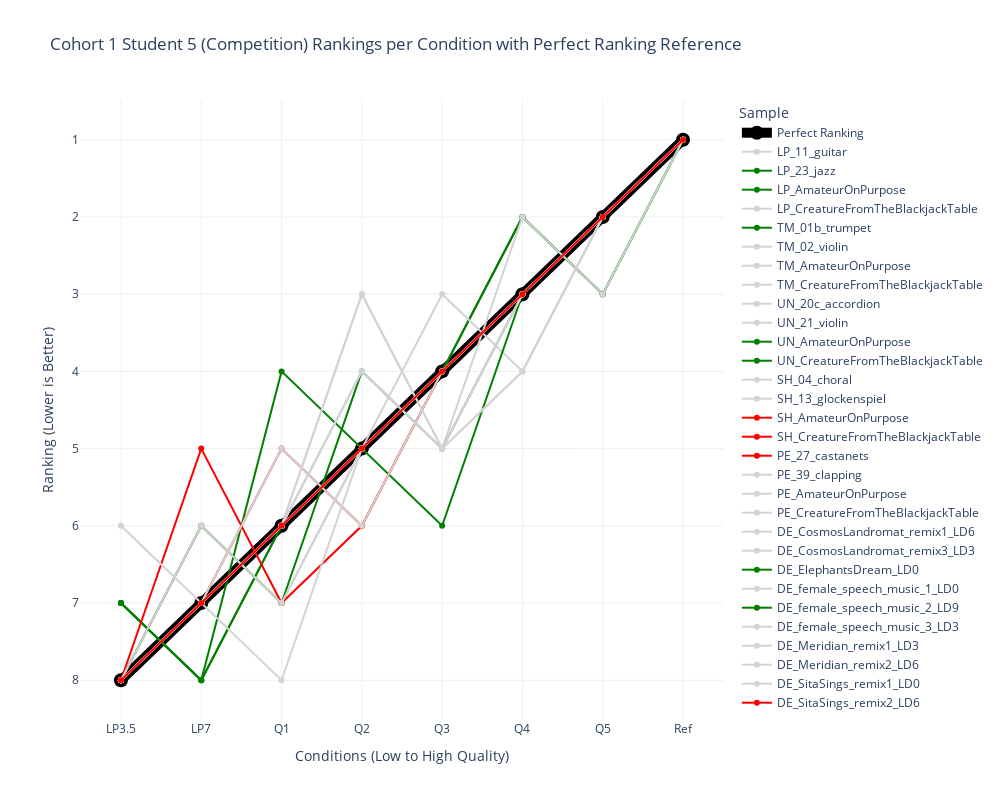

Notebook source saved alongside this figure:
### Code cell
# Spaghetti plot for BSU2_1 rankings

reversed_BSU1_5_rankings = BSU1_5_rankings[:, ::-1]

# Reshape rankings data for Plotly
BSU1_5_rankings_df = pd.DataFrame(reversed_BSU1_5_rankings, columns=conditions)

BSU1_5_rankings_df['Sample'] = items

# Melt dataframe for better visualization
BSU1_5_rankings_df_melted = BSU1_5_rankings_df.melt(id_vars=['Sample'], var_name='Condition', value_name='Ranking')

BSU1_5_rankings_df_melted = pd.concat([perfect_df, BSU1_5_rankings_df_melted])

# Define custom colors
color_map = {
    "Perfect Ranking": "black"
}

# Assign green to easy items
for item in easy_easiest_trials_competition_kmeans:
    color_map[item] = "green"

# Assign red to hard items
for item in hard_hardest_trials_competition_kmeans:
    color_map[item] = "red"

# Assign light grey to all other samples
all_samples = BSU1_5_rankings_df_melted['Sample'].unique()
for item in all_samples:
    if item not in color_map:
        color_map[item] = "lightgrey"

# Create the line plot with custom colors
fig = px.line(BSU1_5_rankings_df_melted, x='Condition', y='Ranking', color='Sample', markers=True,
              title="Cohort 1 Student 5 (Competition) Rankings per Condition with Perfect Ranking Reference",
              labels={"Ranking": "Ranking (Lower is Better)", "Condition": "Conditions (Low to High Quality)"},
              color_discrete_map=color_map,
              template="plotly_white")

# Adjust figure dimensions
fig.update_layout(width=1000, height=800)

# Invert y-axis (lower ranks at top)
fig.update_yaxes(autorange="reversed")

# Modify the "Perfect Ranking" line to be more visible
fig.update_traces(
    selector=dict(name="Perfect Ranking"),
    line=dict(width=10, color='black'),
    marker=dict(size=14, color='black')
)

### Figure 1 — Plotly figure (JSON) as saved in the notebook; plotly's stock layout.template omitted (floating-point values rounded to 4 significant figures)
{"data": [{"hovertemplate": "Sample=Perfect Ranking<br>Conditions (Low to High Quality)=%{x}<br>Ranking (Lower is Better)=%{y}<extra></extra>", "legendgroup": "Perfect Ranking", "line": {"color": "black", "dash": "solid", "width": 10}, "marker": {"color": "black", "size": 14, "symbol": "circle"}, "mode": "lines+markers", "name": "Perfect Ranking", "orientation": "v", "showlegend": true, "type": "scatter", "x": ["LP3.5", "LP7", "Q1", "Q2", "Q3", "Q4", "Q5", "Ref"], "xaxis": "x", "y": [8, 7, 6, 5, 4, 3, 2, 1], "yaxis": "y"}, {"hovertemplate": "Sample=LP_11_guitar<br>Conditions (Low to High Quality)=%{x}<br>Ranking (Lower is Better)=%{y}<extra></extra>", "legendgroup": "LP_11_guitar", "line": {"color": "lightgrey", "dash": "solid"}, "marker": {"symbol": "circle"}, "mode": "lines+markers", "name": "LP_11_guitar", "orientation": "v", "showlegend": true, "type": "scatter", "x": ["LP3.5", "LP7", "Q1", "Q2", "Q3", "Q4", "Q5", "Ref"], "xaxis": "x", "y": [8, 7, 6, 5, 4, 2, 3, 1], "yaxis": "y"}, {"hovertemplate": "Sample=LP_23_jazz<br>Conditions (Low to High Quality)=%{x}<br>Ranking (Lower is Better)=%{y}<extra></extra>", "legendgroup": "LP_23_jazz", "line": {"color": "green", "dash": "solid"}, "marker": {"symbol": "circle"}, "mode": "lines+markers", "name": "LP_23_jazz", "orientation": "v", "showlegend": true, "type": "scatter", "x": ["LP3.5", "LP7", "Q1", "Q2", "Q3", "Q4", "Q5", "Ref"], "xaxis": "x", "y": [8, 7, 6, 5, 4, 2, 3, 1], "yaxis": "y"}, {"hovertemplate": "Sample=LP_AmateurOnPurpose<br>Conditions (Low to High Quality)=%{x}<br>Ranking (Lower is Better)=%{y}<extra></extra>", "legendgroup": "LP_AmateurOnPurpose", "line": {"color": "green", "dash": "solid"}, "marker": {"symbol": "circle"}, "mode": "lines+markers", "name": "LP_AmateurOnPurpose", "orientation": "v", "showlegend": true, "type": "scatter", "x": ["LP3.5", "LP7", "Q1", "Q2", "Q3", "Q4", "Q5", "Ref"], "xaxis": "x", "y": [7, 8, 6, 5, 4, 2, 3, 1], "yaxis": "y"}, {"hovertemplate": "Sample=LP_CreatureFromTheBlackjackTable<br>Conditions (Low to High Quality)=%{x}<br>Ranking (Lower is Better)=%{y}<extra></extra>", "legendgroup": "LP_CreatureFromTheBlackjackTable", "line": {"color": "lightgrey", "dash": "solid"}, "marker": {"symbol": "circle"}, "mode": "lines+markers", "name": "LP_CreatureFromTheBlackjackTable", "orientation": "v", "showlegend": true, "type": "scatter", "x": ["LP3.5", "LP7", "Q1", "Q2", "Q3", "Q4", "Q5", "Ref"], "xaxis": "x", "y": [8, 7, 6, 4, 5, 2, 3, 1], "yaxis": "y"}, {"hovertemplate": "Sample=TM_01b_trumpet<br>Conditions (Low to High Quality)=%{x}<br>Ranking (Lower is Better)=%{y}<extra></extra>", "legendgroup": "TM_01b_trumpet", "line": {"color": "green", "dash": "solid"}, "marker": {"symbol": "circle"}, "mode": "lines+markers", "name": "TM_01b_trumpet", "orientation": "v", "showlegend": true, "type": "scatter", "x": ["LP3.5", "LP7", "Q1", "Q2", "Q3", "Q4", "Q5", "Ref"], "xaxis": "x", "y": [7, 8, 6, 5, 4, 3, 2, 1], "yaxis": "y"}, {"hovertemplate": "Sample=TM_02_violin<br>Conditions (Low to High Quality)=%{x}<br>Ranking (Lower is Better)=%{y}<extra></extra>", "legendgroup": "TM_02_violin", "line": {"color": "lightgrey", "dash": "solid"}, "marker": {"symbol": "circle"}, "mode": "lines+markers", "name": "TM_02_violin", "orientation": "v", "showlegend": true, "type": "scatter", "x": ["LP3.5", "LP7", "Q1", "Q2", "Q3", "Q4", "Q5", "Ref"], "xaxis": "x", "y": [8, 6, 7, 5, 4, 3, 2, 1], "yaxis": "y"}, {"hovertemplate": "Sample=TM_AmateurOnPurpose<br>Conditions (Low to High Quality)=%{x}<br>Ranking (Lower is Better)=%{y}<extra></extra>", "legendgroup": "TM_AmateurOnPurpose", "line": {"color": "lightgrey", "dash": "solid"}, "marker": {"symbol": "circle"}, "mode": "lines+markers", "name": "TM_AmateurOnPurpose", "orientation": "v", "showlegend": true, "type": "scatter", "x": ["LP3.5", "LP7", "Q1", "Q2", "Q3", "Q4", "Q5", "Ref"], "xaxis": "x", "y": [8, 7, 6, 5, 3, 4, 2, 1], "yaxis": "y"}, {"hovertemplate": "Sample=TM_CreatureFromTheBlackjackTable<br>Conditions (Low to High Quality)=%{x}<br>Ranking (Lower is Better)=%{y}<extra></extra>", "legendgroup": "TM_CreatureFromTheBlackjackTable", "line": {"color": "lightgrey", "dash": "solid"}, "marker": {"symbol": "circle"}, "mode": "lines+markers", "name": "TM_CreatureFromTheBlackjackTable", "orientation": "v", "showlegend": true, "type": "scatter", "x": ["LP3.5", "LP7", "Q1", "Q2", "Q3", "Q4", "Q5", "Ref"], "xaxis": "x", "y": [8, 7, 6, 5, 4, 3, 2, 1], "yaxis": "y"}, {"hovertemplate": "Sample=UN_20c_accordion<br>Conditions (Low to High Quality)=%{x}<br>Ranking (Lower is Better)=%{y}<extra></extra>", "legendgroup": "UN_20c_accordion", "line": {"color": "lightgrey", "dash": "solid"}, "marker": {"symbol": "circle"}, "mode": "lines+markers", "name": "UN_20c_accordion", "orientation": "v", "showlegend": true, "type": "scatter", "x": ["LP3.5", "LP7", "Q1", "Q2", "Q3", "Q4", "Q5", "Ref"], "xaxis": "x", "y": [8, 7, 6, 5, 4, 3, 2, 1], "yaxis": "y"}, {"hovertemplate": "Sample=UN_21_violin<br>Conditions (Low to High Quality)=%{x}<br>Ranking (Lower is Better)=%{y}<extra></extra>", "legendgroup": "UN_21_violin", "line": {"color": "lightgrey", "dash": "solid"}, "marker": {"symbol": "circle"}, "mode": "lines+markers", "name": "UN_21_violin", "orientation": "v", "showlegend": true, "type": "scatter", "x": ["LP3.5", "LP7", "Q1", "Q2", "Q3", "Q4", "Q5", "Ref"], "xaxis": "x", "y": [8, 6, 7, 5, 4, 3, 2, 1], "yaxis": "y"}, {"hovertemplate": "Sample=UN_AmateurOnPurpose<br>Conditions (Low to High Quality)=%{x}<br>Ranking (Lower is Better)=%{y}<extra></extra>", "legendgroup": "UN_AmateurOnPurpose", "line": {"color": "green", "dash": "solid"}, "marker": {"symbol": "circle"}, "mode": "lines+markers", "name": "UN_AmateurOnPurpose", "orientation": "v", "showlegend": true, "type": "scatter", "x": ["LP3.5", "LP7", "Q1", "Q2", "Q3", "Q4", "Q5", "Ref"], "xaxis": "x", "y": [8, 6, 7, 4, 5, 3, 2, 1], "yaxis": "y"}, {"hovertemplate": "Sample=UN_CreatureFromTheBlackjackTable<br>Conditions (Low to High Quality)=%{x}<br>Ranking (Lower is Better)=%{y}<extra></extra>", "legendgroup": "UN_CreatureFromTheBlackjackTable", "line": {"color": "green", "dash": "solid"}, "marker": {"symbol": "circle"}, "mode": "lines+markers", "name": "UN_CreatureFromTheBlackjackTable", "orientation": "v", "showlegend": true, "type": "scatter", "x": ["LP3.5", "LP7", "Q1", "Q2", "Q3", "Q4", "Q5", "Ref"], "xaxis": "x", "y": [7, 8, 4, 5, 6, 3, 2, 1], "yaxis": "y"}, {"hovertemplate": "Sample=SH_04_choral<br>Conditions (Low to High Quality)=%{x}<br>Ranking (Lower is Better)=%{y}<extra></extra>", "legendgroup": "SH_04_choral", "line": {"color": "lightgrey", "dash": "solid"}, "marker": {"symbol": "circle"}, "mode": "lines+markers", "name": "SH_04_choral", "orientation": "v", "showlegend": true, "type": "scatter", "x": ["LP3.5", "LP7", "Q1", "Q2", "Q3", "Q4", "Q5", "Ref"], "xaxis": "x", "y": [8, 7, 6, 5, 4, 3, 2, 1], "yaxis": "y"}, {"hovertemplate": "Sample=SH_13_glockenspiel<br>Conditions (Low to High Quality)=%{x}<br>Ranking (Lower is Better)=%{y}<extra></extra>", "legendgroup": "SH_13_glockenspiel", "line": {"color": "lightgrey", "dash": "solid"}, "marker": {"symbol": "circle"}, "mode": "lines+markers", "name": "SH_13_glockenspiel", "orientation": "v", "showlegend": true, "type": "scatter", "x": ["LP3.5", "LP7", "Q1", "Q2", "Q3", "Q4", "Q5", "Ref"], "xaxis": "x", "y": [8, 7, 6, 5, 4, 3, 2, 1], "yaxis": "y"}, {"hovertemplate": "Sample=SH_AmateurOnPurpose<br>Conditions (Low to High Quality)=%{x}<br>Ranking (Lower is Better)=%{y}<extra></extra>", "legendgroup": "SH_AmateurOnPurpose", "line": {"color": "red", "dash": "solid"}, "marker": {"symbol": "circle"}, "mode": "lines+markers", "name": "SH_AmateurOnPurpose", "orientation": "v", "showlegend": true, "type": "scatter", "x": ["LP3.5", "LP7", "Q1", "Q2", "Q3", "Q4", "Q5", "Ref"], "xaxis": "x", "y": [8, 5, 7, 6, 4, 3, 2, 1], "yaxis": "y"}, {"hovertemplate": "Sample=SH_CreatureFromTheBlackjackTable<br>Conditions (Low to High Quality)=%{x}<br>Ranking (Lower is Better)=%{y}<extra></extra>", "legendgroup": "SH_CreatureFromTheBlackjackTable", "line": {"color": "red", "dash": "solid"}, "marker": {"symbol": "circle"}, "mode": "lines+markers", "name": "SH_CreatureFromTheBlackjackTable", "orientation": "v", "showlegend": true, "type": "scatter", "x": ["LP3.5", "LP7", "Q1", "Q2", "Q3", "Q4", "Q5", "Ref"], "xaxis": "x", "y": [8, 7, 6, 5, 4, 3, 2, 1], "yaxis": "y"}, {"hovertemplate": "Sample=PE_27_castanets<br>Conditions (Low to High Quality)=%{x}<br>Ranking (Lower is Better)=%{y}<extra></extra>", "legendgroup": "PE_27_castanets", "line": {"color": "red", "dash": "solid"}, "marker": {"symbol": "circle"}, "mode": "lines+markers", "name": "PE_27_castanets", "orientation": "v", "showlegend": true, "type": "scatter", "x": ["LP3.5", "LP7", "Q1", "Q2", "Q3", "Q4", "Q5", "Ref"], "xaxis": "x", "y": [8, 7, 5, 6, 4, 3, 2, 1], "yaxis": "y"}, {"hovertemplate": "Sample=PE_39_clapping<br>Conditions (Low to High Quality)=%{x}<br>Ranking (Lower is Better)=%{y}<extra></extra>", "legendgroup": "PE_39_clapping", "line": {"color": "lightgrey", "dash": "solid"}, "marker": {"symbol": "circle"}, "mode": "lines+markers", "name": "PE_39_clapping", "orientation": "v", "showlegend": true, "type": "scatter", "x": ["LP3.5", "LP7", "Q1", "Q2", "Q3", "Q4", "Q5", "Ref"], "xaxis": "x", "y": [8, 7, 5, 6, 4, 3, 2, 1], "yaxis": "y"}, {"hovertemplate": "Sample=PE_AmateurOnPurpose<br>Conditions (Low to High Quality)=%{x}<br>Ranking (Lower is Better)=%{y}<extra></extra>", "legendgroup": "PE_AmateurOnPurpose", "line": {"color": "lightgrey", "dash": "solid"}, "marker": {"symbol": "circle"}, "mode": "lines+markers", "name": "PE_AmateurOnPurpose", "orientation": "v", "showlegend": true, "type": "scatter", "x": ["LP3.5", "LP7", "Q1", "Q2", "Q3", "Q4", "Q5", "Ref"], "xaxis": "x", "y": [8, 7, 6, 3, 5, 4, 2, 1], "yaxis": "y"}, {"hovertemplate": "Sample=PE_CreatureFromTheBlackjackTable<br>Conditions (Low to High Quality)=%{x}<br>Ranking (Lower is Better)=%{y}<extra></extra>", "legendgroup": "PE_CreatureFromTheBlackjackTable", "line": {"color": "lightgrey", "dash": "solid"}, "marker": {"symbol": "circle"}, "mode": "lines+markers", "name": "PE_CreatureFromTheBlackjackTable", "orientation": "v", "showlegend": true, "type": "scatter", "x": ["LP3.5", "LP7", "Q1", "Q2", "Q3", "Q4", "Q5", "Ref"], "xaxis": "x", "y": [6, 7, 8, 5, 4, 3, 2, 1], "yaxis": "y"}, {"hovertemplate": "Sample=DE_CosmosLandromat_remix1_LD6<br>Conditions (Low to High Quality)=%{x}<br>Ranking (Lower is Better)=%{y}<extra></extra>", "legendgroup": "DE_CosmosLandromat_remix1_LD6", "line": {"color": "lightgrey", "dash": "solid"}, "marker": {"symbol": "circle"}, "mode": "lines+markers", "name": "DE_CosmosLandromat_remix1_LD6", "orientation": "v", "showlegend": true, "type": "scatter", "x": ["LP3.5", "LP7", "Q1", "Q2", "Q3", "Q4", "Q5", "Ref"], "xaxis": "x", "y": [8, 7, 6, 3, 5, 4, 2, 1], "yaxis": "y"}, {"hovertemplate": "Sample=DE_CosmosLandromat_remix3_LD3<br>Conditions (Low to High Quality)=%{x}<br>Ranking (Lower is Better)=%{y}<extra></extra>", "legendgroup": "DE_CosmosLandromat_remix3_LD3", "line": {"color": "lightgrey", "dash": "solid"}, "marker": {"symbol": "circle"}, "mode": "lines+markers", "name": "DE_CosmosLandromat_remix3_LD3", "orientation": "v", "showlegend": true, "type": "scatter", "x": ["LP3.5", "LP7", "Q1", "Q2", "Q3", "Q4", "Q5", "Ref"], "xaxis": "x", "y": [8, 7, 6, 4, 5, 3, 2, 1], "yaxis": "y"}, {"hovertemplate": "Sample=DE_ElephantsDream_LD0<br>Conditions (Low to High Quality)=%{x}<br>Ranking (Lower is Better)=%{y}<extra></extra>", "legendgroup": "DE_ElephantsDream_LD0", "line": {"color": "green", "dash": "solid"}, "marker": {"symbol": "circle"}, "mode": "lines+markers", "name": "DE_ElephantsDream_LD0", "orientation": "v", "showlegend": true, "type": "scatter", "x": ["LP3.5", "LP7", "Q1", "Q2", "Q3", "Q4", "Q5", "Ref"], "xaxis": "x", "y": [8, 7, 6, 5, 4, 3, 2, 1], "yaxis": "y"}, {"hovertemplate": "Sample=DE_female_speech_music_1_LD0<br>Conditions (Low to High Quality)=%{x}<br>Ranking (Lower is Better)=%{y}<extra></extra>", "legendgroup": "DE_female_speech_music_1_LD0", "line": {"color": "lightgrey", "dash": "solid"}, "marker": {"symbol": "circle"}, "mode": "lines+markers", "name": "DE_female_speech_music_1_LD0", "orientation": "v", "showlegend": true, "type": "scatter", "x": ["LP3.5", "LP7", "Q1", "Q2", "Q3", "Q4", "Q5", "Ref"], "xaxis": "x", "y": [8, 7, 6, 5, 4, 3, 2, 1], "yaxis": "y"}, {"hovertemplate": "Sample=DE_female_speech_music_2_LD9<br>Conditions (Low to High Quality)=%{x}<br>Ranking (Lower is Better)=%{y}<extra></extra>", "legendgroup": "DE_female_speech_music_2_LD9", "line": {"color": "green", "dash": "solid"}, "marker": {"symbol": "circle"}, "mode": "lines+markers", "name": "DE_female_speech_music_2_LD9", "orientation": "v", "showlegend": true, "type": "scatter", "x": ["LP3.5", "LP7", "Q1", "Q2", "Q3", "Q4", "Q5", "Ref"], "xaxis": "x", "y": [8, 7, 6, 5, 4, 3, 2, 1], "yaxis": "y"}, {"hovertemplate": "Sample=DE_female_speech_music_3_LD3<br>Conditions (Low to High Quality)=%{x}<br>Ranking (Lower is Better)=%{y}<extra></extra>", "legendgroup": "DE_female_speech_music_3_LD3", "line": {"color": "lightgrey", "dash": "solid"}, "marker": {"symbol": "circle"}, "mode": "lines+markers", "name": "DE_female_speech_music_3_LD3", "orientation": "v", "showlegend": true, "type": "scatter", "x": ["LP3.5", "LP7", "Q1", "Q2", "Q3", "Q4", "Q5", "Ref"], "xaxis": "x", "y": [8, 7, 6, 5, 4, 3, 2, 1], "yaxis": "y"}, {"hovertemplate": "Sample=DE_Meridian_remix1_LD3<br>Conditions (Low to High Quality)=%{x}<br>Ranking (Lower is Better)=%{y}<extra></extra>", "legendgroup": "DE_Meridian_remix1_LD3", "line": {"color": "lightgrey", "dash": "solid"}, "marker": {"symbol": "circle"}, "mode": "lines+markers", "name": "DE_Meridian_remix1_LD3", "orientation": "v", "showlegend": true, "type": "scatter", "x": ["LP3.5", "LP7", "Q1", "Q2", "Q3", "Q4", "Q5", "Ref"], "xaxis": "x", "y": [8, 6, 7, 5, 4, 3, 2, 1], "yaxis": "y"}, {"hovertemplate": "Sample=DE_Meridian_remix2_LD6<br>Conditions (Low to High Quality)=%{x}<br>Ranking (Lower is Better)=%{y}<extra></extra>", "legendgroup": "DE_Meridian_remix2_LD6", "line": {"color": "lightgrey", "dash": "solid"}, "marker": {"symbol": "circle"}, "mode": "lines+markers", "name": "DE_Meridian_remix2_LD6", "orientation": "v", "showlegend": true, "type": "scatter", "x": ["LP3.5", "LP7", "Q1", "Q2", "Q3", "Q4", "Q5", "Ref"], "xaxis": "x", "y": [8, 7, 6, 4, 5, 3, 2, 1], "yaxis": "y"}, {"hovertemplate": "Sample=DE_SitaSings_remix1_LD0<br>Conditions (Low to High Quality)=%{x}<br>Ranking (Lower is Better)=%{y}<extra></extra>", "legendgroup": "DE_SitaSings_remix1_LD0", "line": {"color": "lightgrey", "dash": "solid"}, "marker": {"symbol": "circle"}, "mode": "lines+markers", "name": "DE_SitaSings_remix1_LD0", "orientation": "v", "showlegend": true, "type": "scatter", "x": ["LP3.5", "LP7", "Q1", "Q2", "Q3", "Q4", "Q5", "Ref"], "xaxis": "x", "y": [8, 7, 6, 5, 4, 3, 2, 1], "yaxis": "y"}, {"hovertemplate": "Sample=DE_SitaSings_remix2_LD6<br>Conditions (Low to High Quality)=%{x}<br>Ranking (Lower is Better)=%{y}<extra></extra>", "legendgroup": "DE_SitaSings_remix2_LD6", "line": {"color": "red", "dash": "solid"}, "marker": {"symbol": "circle"}, "mode": "lines+markers", "name": "DE_SitaSings_remix2_LD6", "orientation": "v", "showlegend": true, "type": "scatter", "x": ["LP3.5", "LP7", "Q1", "Q2", "Q3", "Q4", "Q5", "Ref"], "xaxis": "x", "y": [8, 7, 6, 5, 4, 3, 2, 1], "yaxis": "y"}], "layout": {"height": 800, "legend": {"title": {"text": "Sample"}, "tracegroupgap": 0}, "title": {"text": "Cohort 1 Student 5 (Competition) Rankings per Condition with Perfect Ranking Reference"}, "width": 1000, "xaxis": {"anchor": "y", "domain": [0, 1], "title": {"text": "Conditions (Low to High Quality)"}}, "yaxis": {"anchor": "x", "autorange": "reversed", "domain": [0, 1], "title": {"text": "Ranking (Lower is Better)"}}}}
